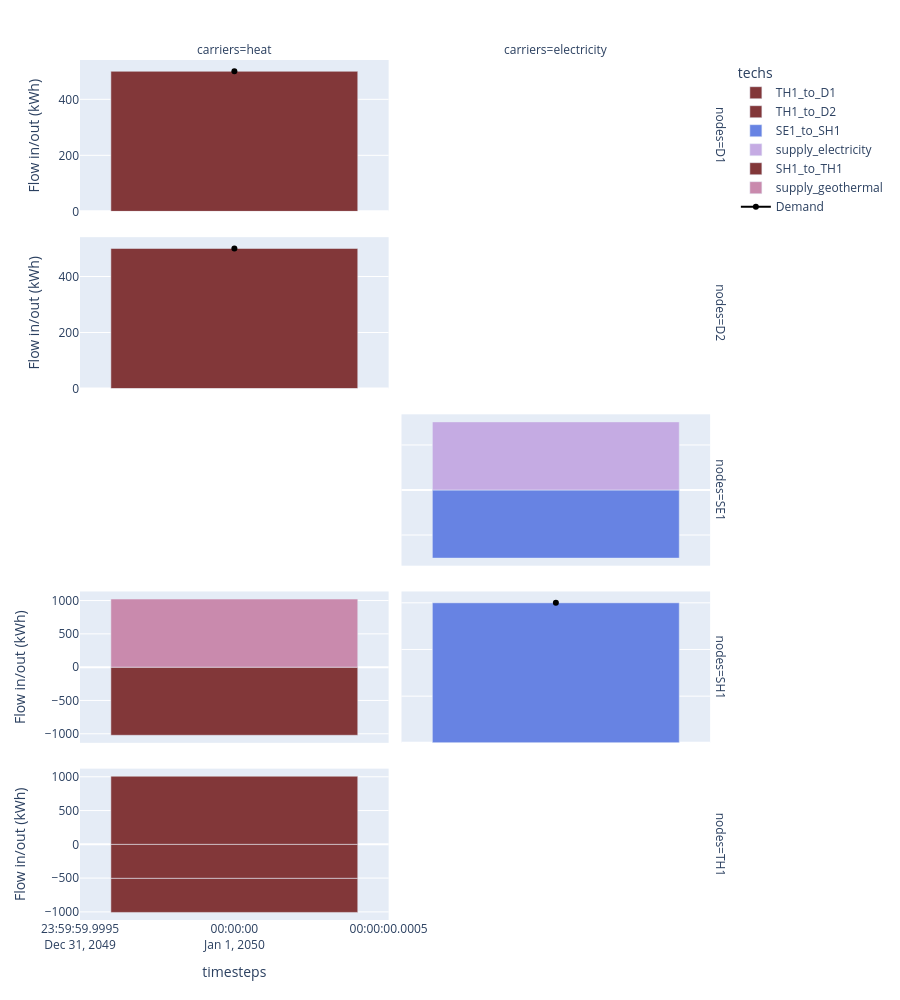

Notebook code for this chart:
### Code cell
carriers = ["heat", "electricity"]
df_flows = (
    (model.results.flow_out.fillna(0) - model.results.flow_in.fillna(0))
    .sel(carriers=carriers)
    .to_series()
    .where(lambda x: x != 0)
    .dropna()
    .to_frame("Flow in/out (kWh)")
    .reset_index()
)
df_demand = df_flows[df_flows.techs.str.contains("demand")]
df_flows_other = df_flows[~df_flows.techs.str.contains("demand")]

print(df_flows.head())

node_order = df_flows_other.nodes.unique()

fig = px.bar(
    df_flows_other,
    x="timesteps",
    y="Flow in/out (kWh)",
    facet_row="nodes",
    facet_col="carriers",
    color="techs",
    category_orders={"nodes": node_order, "carriers": carriers},
    height=1000,
    color_discrete_map=colors,
)

showlegend = True
# we reverse the node order (`[::-1]`) because the rows are numbered from bottom to top.
for row, node in enumerate(node_order[::-1]):
    for col, carrier in enumerate(carriers):
        demand_ = df_demand.loc[
            (df_demand.nodes == node) & (df_demand.techs == f"demand_{carrier}"),
            "Flow in/out (kWh)",
        ]
        if not demand_.empty:
            fig.add_scatter(
                x=model.results.timesteps.values,
                y=-1 * demand_,
                row=row + 1,
                col=col + 1,
                marker_color="black",
                name="Demand",
                legendgroup="demand",
                showlegend=showlegend,
            )
            showlegend = False
fig.update_yaxes(matches=None)
fig.show()

### Figure 1 — Plotly figure (JSON) as saved in the notebook; plotly's stock layout.template omitted (floating-point values rounded to 4 significant figures)
{"data": [{"hovertemplate": "techs=TH1_to_D1<br>nodes=D1<br>carriers=heat<br>timesteps=%{x}<br>Flow in/out (kWh)=%{y}<extra></extra>", "legendgroup": "TH1_to_D1", "marker": {"color": "#823739", "pattern": {"shape": ""}}, "name": "TH1_to_D1", "orientation": "v", "showlegend": true, "textposition": "auto", "type": "bar", "x": ["2050-01-01T00:00:00.000000000"], "xaxis": "x9", "y": [500.0], "yaxis": "y9"}, {"hovertemplate": "techs=TH1_to_D2<br>nodes=D2<br>carriers=heat<br>timesteps=%{x}<br>Flow in/out (kWh)=%{y}<extra></extra>", "legendgroup": "TH1_to_D2", "marker": {"color": "#823739", "pattern": {"shape": ""}}, "name": "TH1_to_D2", "orientation": "v", "showlegend": true, "textposition": "auto", "type": "bar", "x": ["2050-01-01T00:00:00.000000000"], "xaxis": "x7", "y": [500.0], "yaxis": "y7"}, {"hovertemplate": "techs=SE1_to_SH1<br>nodes=SE1<br>carriers=electricity<br>timesteps=%{x}<br>Flow in/out (kWh)=%{y}<extra></extra>", "legendgroup": "SE1_to_SH1", "marker": {"color": "#6783E3", "pattern": {"shape": ""}}, "name": "SE1_to_SH1", "orientation": "v", "showlegend": true, "textposition": "auto", "type": "bar", "x": ["2050-01-01T00:00:00.000000000"], "xaxis": "x6", "y": [-302.5], "yaxis": "y6"}, {"hovertemplate": "techs=supply_electricity<br>nodes=SE1<br>carriers=electricity<br>timesteps=%{x}<br>Flow in/out (kWh)=%{y}<extra></extra>", "legendgroup": "supply_electricity", "marker": {"color": "#C5ABE3", "pattern": {"shape": ""}}, "name": "supply_electricity", "orientation": "v", "showlegend": true, "textposition": "auto", "type": "bar", "x": ["2050-01-01T00:00:00.000000000"], "xaxis": "x6", "y": [302.5], "yaxis": "y6"}, {"hovertemplate": "techs=SH1_to_TH1<br>nodes=SH1<br>carriers=heat<br>timesteps=%{x}<br>Flow in/out (kWh)=%{y}<extra></extra>", "legendgroup": "SH1_to_TH1", "marker": {"color": "#823739", "pattern": {"shape": ""}}, "name": "SH1_to_TH1", "orientation": "v", "showlegend": true, "textposition": "auto", "type": "bar", "x": ["2050-01-01T00:00:00.000000000"], "xaxis": "x3", "y": [-1022.0], "yaxis": "y3"}, {"hovertemplate": "techs=supply_geothermal<br>nodes=SH1<br>carriers=heat<br>timesteps=%{x}<br>Flow in/out (kWh)=%{y}<extra></extra>", "legendgroup": "supply_geothermal", "marker": {"color": "#C98AAD", "pattern": {"shape": ""}}, "name": "supply_geothermal", "orientation": "v", "showlegend": true, "textposition": "auto", "type": "bar", "x": ["2050-01-01T00:00:00.000000000"], "xaxis": "x3", "y": [1022.0], "yaxis": "y3"}, {"hovertemplate": "techs=SE1_to_SH1<br>nodes=SH1<br>carriers=electricity<br>timesteps=%{x}<br>Flow in/out (kWh)=%{y}<extra></extra>", "legendgroup": "SE1_to_SH1", "marker": {"color": "#6783E3", "pattern": {"shape": ""}}, "name": "SE1_to_SH1", "orientation": "v", "showlegend": false, "textposition": "auto", "type": "bar", "x": ["2050-01-01T00:00:00.000000000"], "xaxis": "x4", "y": [300.0], "yaxis": "y4"}, {"hovertemplate": "techs=TH1_to_D1<br>nodes=TH1<br>carriers=heat<br>timesteps=%{x}<br>Flow in/out (kWh)=%{y}<extra></extra>", "legendgroup": "TH1_to_D1", "marker": {"color": "#823739", "pattern": {"shape": ""}}, "name": "TH1_to_D1", "orientation": "v", "showlegend": false, "textposition": "auto", "type": "bar", "x": ["2050-01-01T00:00:00.000000000"], "xaxis": "x", "y": [-504.4], "yaxis": "y"}, {"hovertemplate": "techs=TH1_to_D2<br>nodes=TH1<br>carriers=heat<br>timesteps=%{x}<br>Flow in/out (kWh)=%{y}<extra></extra>", "legendgroup": "TH1_to_D2", "marker": {"color": "#823739", "pattern": {"shape": ""}}, "name": "TH1_to_D2", "orientation": "v", "showlegend": false, "textposition": "auto", "type": "bar", "x": ["2050-01-01T00:00:00.000000000"], "xaxis": "x", "y": [-504.0], "yaxis": "y"}, {"hovertemplate": "techs=SH1_to_TH1<br>nodes=TH1<br>carriers=heat<br>timesteps=%{x}<br>Flow in/out (kWh)=%{y}<extra></extra>", "legendgroup": "SH1_to_TH1", "marker": {"color": "#823739", "pattern": {"shape": ""}}, "name": "SH1_to_TH1", "orientation": "v", "showlegend": false, "textposition": "auto", "type": "bar", "x": ["2050-01-01T00:00:00.000000000"], "xaxis": "x", "y": [1008.0], "yaxis": "y"}, {"legendgroup": "demand", "marker": {"color": "black"}, "name": "Demand", "showlegend": true, "type": "scatter", "x": ["2050-01-01T00:00:00.000000000"], "xaxis": "x4", "y": [300.0], "yaxis": "y4"}, {"legendgroup": "demand", "marker": {"color": "black"}, "name": "Demand", "showlegend": false, "type": "scatter", "x": ["2050-01-01T00:00:00.000000000"], "xaxis": "x7", "y": [500.0], "yaxis": "y7"}, {"legendgroup": "demand", "marker": {"color": "black"}, "name": "Demand", "showlegend": false, "type": "scatter", "x": ["2050-01-01T00:00:00.000000000"], "xaxis": "x9", "y": [500.0], "yaxis": "y9"}], "layout": {"annotations": [{"font": {}, "showarrow": false, "text": "carriers=heat", "x": 0.24, "xanchor": "center", "xref": "paper", "y": 1, "yanchor": "bottom", "yref": "paper"}, {"font": {}, "showarrow": false, "text": "carriers=electricity", "x": 0.74, "xanchor": "center", "xref": "paper", "y": 1, "yanchor": "bottom", "yref": "paper"}, {"font": {}, "showarrow": false, "text": "nodes=TH1", "textangle": 90, "x": 0.98, "xanchor": "left", "xref": "paper", "y": 0.088, "yanchor": "middle", "yref": "paper"}, {"font": {}, "showarrow": false, "text": "nodes=SH1", "textangle": 90, "x": 0.98, "xanchor": "left", "xref": "paper", "y": 0.294, "yanchor": "middle", "yref": "paper"}, {"font": {}, "showarrow": false, "text": "nodes=SE1", "textangle": 90, "x": 0.98, "xanchor": "left", "xref": "paper", "y": 0.5, "yanchor": "middle", "yref": "paper"}, {"font": {}, "showarrow": false, "text": "nodes=D2", "textangle": 90, "x": 0.98, "xanchor": "left", "xref": "paper", "y": 0.706, "yanchor": "middle", "yref": "paper"}, {"font": {}, "showarrow": false, "text": "nodes=D1", "textangle": 90, "x": 0.98, "xanchor": "left", "xref": "paper", "y": 0.912, "yanchor": "middle", "yref": "paper"}], "barmode": "relative", "height": 1000, "legend": {"title": {"text": "techs"}, "tracegroupgap": 0}, "margin": {"t": 60}, "xaxis": {"anchor": "y", "domain": [0, 0.48], "title": {"text": "timesteps"}}, "xaxis10": {"anchor": "y10", "domain": [0.5, 0.98], "matches": "x", "showticklabels": false}, "xaxis2": {"anchor": "y2", "domain": [0.5, 0.98], "matches": "x", "title": {"text": "timesteps"}}, "xaxis3": {"anchor": "y3", "domain": [0, 0.48], "matches": "x", "showticklabels": false}, "xaxis4": {"anchor": "y4", "domain": [0.5, 0.98], "matches": "x", "showticklabels": false}, "xaxis5": {"anchor": "y5", "domain": [0, 0.48], "matches": "x", "showticklabels": false}, "xaxis6": {"anchor": "y6", "domain": [0.5, 0.98], "matches": "x", "showticklabels": false}, "xaxis7": {"anchor": "y7", "domain": [0, 0.48], "matches": "x", "showticklabels": false}, "xaxis8": {"anchor": "y8", "domain": [0.5, 0.98], "matches": "x", "showticklabels": false}, "xaxis9": {"anchor": "y9", "domain": [0, 0.48], "matches": "x", "showticklabels": false}, "yaxis": {"anchor": "x", "domain": [0, 0.176], "title": {"text": "Flow in/out (kWh)"}}, "yaxis10": {"anchor": "x10", "domain": [0.824, 1], "showticklabels": false}, "yaxis2": {"anchor": "x2", "domain": [0, 0.176], "showticklabels": false}, "yaxis3": {"anchor": "x3", "domain": [0.206, 0.382], "title": {"text": "Flow in/out (kWh)"}}, "yaxis4": {"anchor": "x4", "domain": [0.206, 0.382], "showticklabels": false}, "yaxis5": {"anchor": "x5", "domain": [0.412, 0.588], "title": {"text": "Flow in/out (kWh)"}}, "yaxis6": {"anchor": "x6", "domain": [0.412, 0.588], "showticklabels": false}, "yaxis7": {"anchor": "x7", "domain": [0.618, 0.794], "title": {"text": "Flow in/out (kWh)"}}, "yaxis8": {"anchor": "x8", "domain": [0.618, 0.794], "showticklabels": false}, "yaxis9": {"anchor": "x9", "domain": [0.824, 1], "title": {"text": "Flow in/out (kWh)"}}}}
